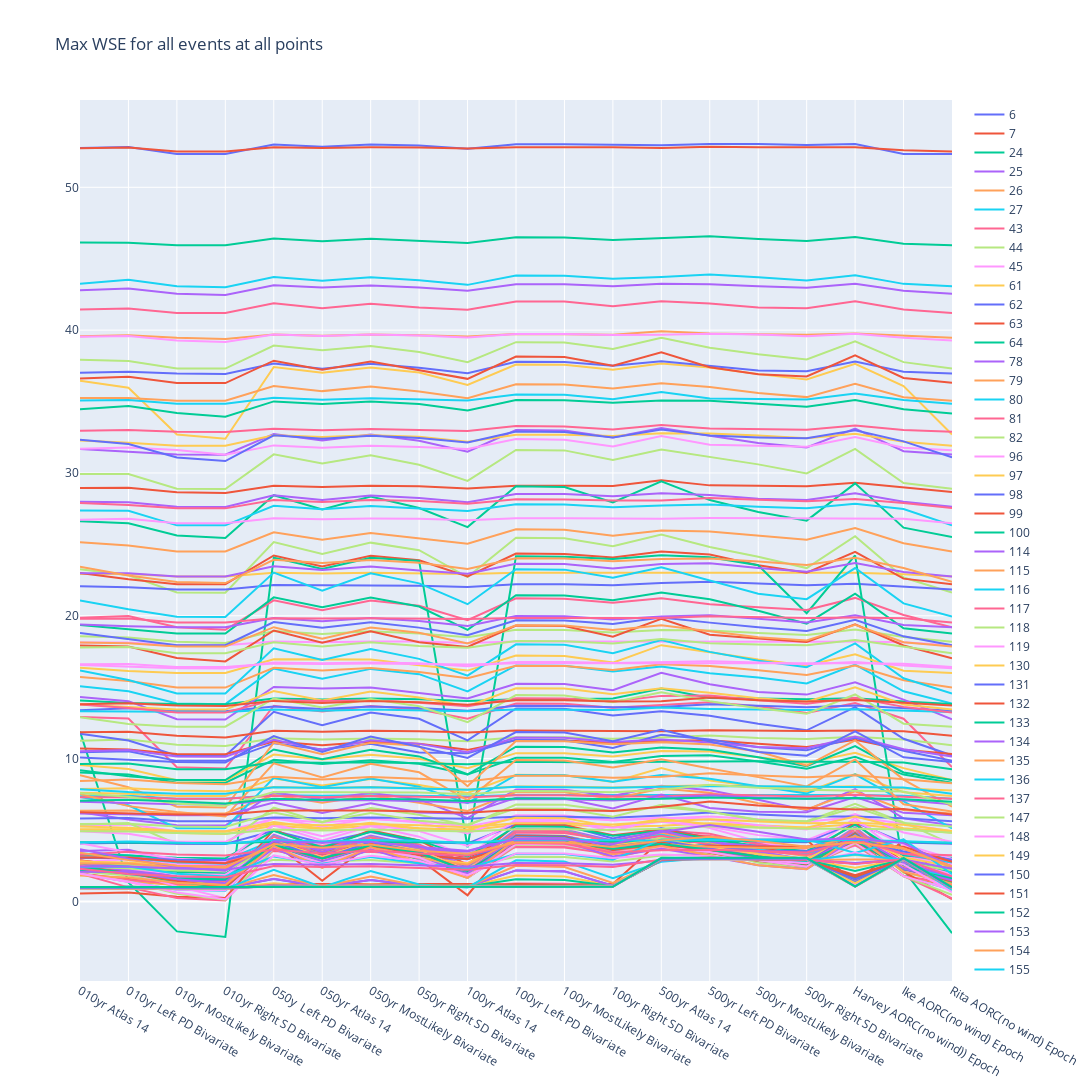

Notebook code cell kept with this figure:
### Code cell
# Create Data to Plot each point's max WSE as line across events on the x-axis instead of datetime
from plotly.subplots import make_subplots
import plotly.graph_objects as go

pt_max_fig = make_subplots(rows=1, cols=1, subplot_titles=[""])
                       
for i, qaqc_point in enumerate(qaqc_pointIDs):
    y_data = []
    x_data = []
    for wse_json_file in event_wse_json_files:
            wse_json = json.load(open(wse_json_file, 'r'))
            for pointData in wse_json['pointData']:
                if pointData['qaqc_pointID'] == qaqc_point:
                    pointData['max_wse'] = max(pointData['wse'])
                    y_data.append(round(pointData['max_wse'],2))
                    x_data.append(wse_json['planName'])
    
    # For each point, add trace to the plot
    pt_max_fig.add_trace(go.Scatter(
        x=x_data, y=y_data,
        hovertext=str(qaqc_point), hoverinfo="text",
        # marker=dict(
        #     color="blue"
        # ),
        showlegend=True, name=str(qaqc_point),
        mode='lines'), row=1, col=1)
        
pt_max_fig.update_layout(height=1500, width=1700, title_text=f"Max WSE vs. Each Event for all points",)

pt_max_fig.write_html('../max_wse.html')

# add in html:
# <div>
#     <img src="./data/basin_points.png" alt="points">
# </div>
